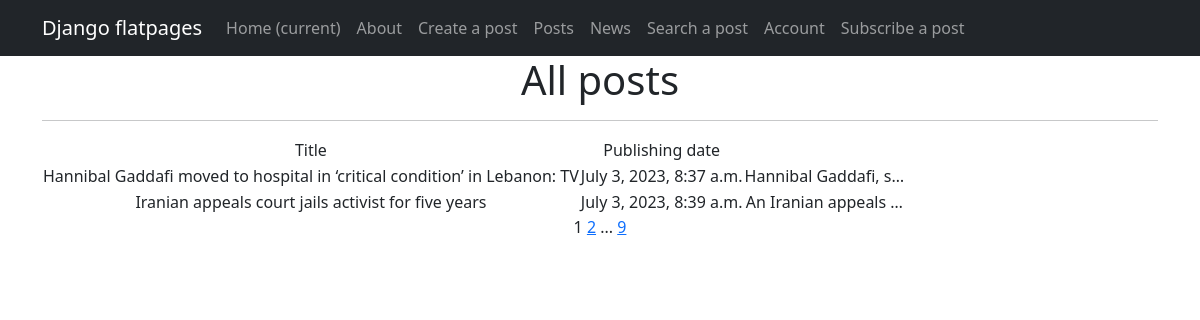
/posts/, run on the app's committed database.
### news/models.py (models this page shows, shortened)
class Post(models.Model):
    author = models.ForeignKey(Author, on_delete=models.CASCADE)
    CHOICES = [
        ('Article', (
            ('PL', 'Policy'),
            ('EC', 'Economic'),
            ('SP', 'Sport'),
            ('ED', 'Education'),
            ('CL', 'Culture'),
        )
         ),
        ('News', (
            ('PL', 'Policy'),
            ('EC', 'Economic'),
            ('SP', 'Sport'),
            ('ED', 'Education'),
            ('CL', 'Culture'),
        )
         ),
    ]
    title = models.CharField(max_length=300)
    text_type = models.CharField(max_length=300, choices=CHOICES)
    category = models.ManyToManyField('Category', through='PostCategory')
    creation_datetime = models.DateTimeField(auto_now_add=True)
    text = models.TextField()
    rating = models.IntegerField(default=0, db_column='rating')

### news/views.py (the view)
# urls.py: path('', PostList.as_view(), name='posts_lst'),
class PostList(ListView):
    model = Post
    ordering = 'title'
    template_name = 'posts.html'
    context_object_name = 'posts'
    paginate_by = 2
    def get_queryset(self):
        queryset = super().get_queryset()
        self.filterset = PostFilter(self.request.GET, queryset)
        return self.filterset.qs
    def get_context_data(self, **kwargs):
        context = super().get_context_data(**kwargs)
        context['post_count'] = Post.objects.count()
        return context

### news/templatetags/custom_filters.py (called while the page is built)
@register.filter()
def censor(value):
   for word in bad_words:
      if word.lower() in value.lower():
         value = value.replace(word[1:-2], '*' * (len(word)-1))
   return value

### news/templatetags/custom_tags.py (called while the page is built)
@register.simple_tag(takes_context=True)
def url_replace(context, **kwargs):
   d = context['request'].GET.copy()
   for k, v in kwargs.items():
       d[k] = v
   return d.urlencode()

### templates/posts.html (shortened to what this page needs)
{% extends 'flatpages/default.html' %}
{% load custom_tags %}
{% load custom_filters %}
{% block content %}
   <h1>All posts</h1>
<hr>
   {% if posts %}
       <table>
           <tr>
               <td>Title</td>
               <td>Publishing date</td>
           </tr>
           {% for post in posts %}
           <tr>
                <td>{{ post.title|censor }}</td>
                <td>{{ post.creation_datetime }}</td>
                <td>{{ post.text|truncatechars:20|censor }}</td>
           </tr>
           {% endfor %}
       </table>
   {% else %}
       <h2>Новостей нет!</h2>
   {% endif %}
   {{ page_obj.number }}
   {% if page_obj.has_next %}
       <a href="?{% url_replace page=page_obj.next_page_number %}">{{ page_obj.next_page_number }}</a>
       {% if paginator.num_pages != page_obj.next_page_number %}
           ...
           <a href="?{% url_replace page=page_obj.paginator.num_pages %}">{{ page_obj.paginator.num_pages }}</a>
       {% endif %}
   {% endif %}
{% endblock content %}

### data on the page
Post: title|censor "Hannibal Gaddafi moved to hospital in ‘critical condition’ in Lebanon: TV", creation_datetime "July 3, 2023, 8:37 a.m.", text|censor "Hannibal Gaddafi, s…"
Post: title|censor "Iranian appeals court jails activist for five years", creation_datetime "July 3, 2023, 8:39 a.m.", text|censor "An Iranian appeals …"

### other printed values
{{ page_obj.number }} "1"
{{ page_obj.next_page_number }} "2"
{{ page_obj.paginator.num_pages }} "9"
